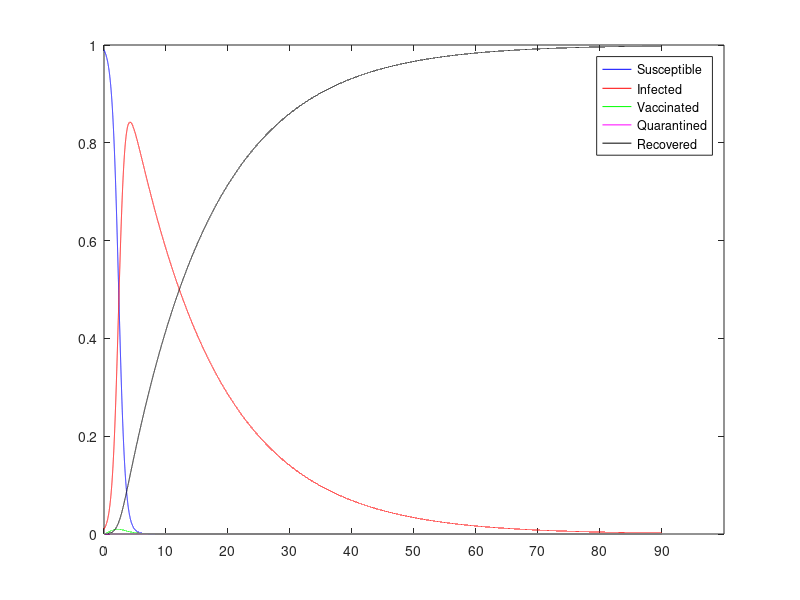

MATLAB code for this plot:
% ADAPTED FROM MODEL IN THIS PAPER
% Turkyilmazoglu M. An extended epidemic model with vaccination: Weak-immune SIRVI. 
% Physica A. 2022;598:127429. doi:10.1016/j.physa.2022.127429

%-----MODEL-----%

% SIVQR model
N = 1000000; % total population
I0 = 0.01*N; % number of people sick once the health authority notices an issue
S = N - I0; % total number of susceptible individuals
I = I0; % total number of infected individuals
V = 0; % total number of vaccinated individuals
Q = 0; % total number of quarantined individuals
R = 0; % total number of recovered individuals

%-----Parameters-----%

% number of daily interactions if there was no policies
% proxy for population density
base_num_inter = 20; 

% social isolation policy ranging from zero isolation to total isolation
% reduces number of daily interactions
isolation_factor = 0; 

% average number of daily interactions
daily_interactions = base_num_inter*(1-isolation_factor); 

% nu = vaccination rate of susceptible individuals
nu = 0.006; % levels 0, 0.1, 0.2, 0.3

% vaccine effectivness
vac_eff = 0.4; % prob(infected|vac) = vac_eff*prob(infected|unvac)

% probability of getting infected from interacting w/ infected invdividual
probability_of_spread_unvaccinated = 0.1; 
probability_of_spread_vaccinated = vac_eff*probability_of_spread_unvaccinated; 

% beta = transmission rate
beta_unvac = daily_interactions*probability_of_spread_unvaccinated;
beta_vac = daily_interactions*probability_of_spread_vaccinated;

% gamma = recovery rate
gamma = 1/14; % covid recovery in 2 weeks

%probability that an infectious individual is sympomatic
prob_symptomatic = 1; % covid

% quarantining sympomatic individuals
% should always be set to 1, if no quarantine set quarantine duration to 0
quarantine = 1; 

qd = 0;
quarantine_duration = min(qd, 1/gamma); % 5 days or recovery
% rate at which we take people out of quarantine
if quarantine_duration == 0
    quarantine_rate = 0;
    quarantine = 0;
else
    quarantine_rate = 1/quarantine_duration;
end

%rate of recovery for quarantined individuals:
if quarantine_rate == 0
    gamma_q = gamma;
elseif quarantine_duration >= 1/gamma
    gamma_q = 1;
else
    gamma_q = 1/(1/gamma - 1/quarantine_rate);
end

%-----Solver-----%

% ds/dt = -beta_unvac*s*i - nu*s
% di/dt beta_unvac*s*i + beta_vac*v*i - quarantine*prob_sympomatic*i + (1-gamma_q)*quarantine_rate*q - gamma*i
% dv/dt = nu*s- beta_vac*v*i
% dq/t = quarantine*prob_symptomatic*i - quarantine_rate*q
% dr/dt = gamma*i + gamma_q*quarantine_rate*q \\ can be solved for from s + i + v + r = 1

% diff equations with forward euler:
k = 0.001; % lower time step for convergence, set to k = 1 for interpretability
Tf = 90; % days
numsteps = ceil(Tf/k);
k = Tf/numsteps;

s = zeros(1, numsteps);
i = zeros(1, numsteps);
v = zeros(1, numsteps);
q = zeros(1, numsteps);
r = zeros(1, numsteps);
temp = zeros(1, numsteps);

s(1) = S/N; % prop of population susceptible
i(1) = I/N; % prop of population infected
v(1) = V/N; % prop of vaccinated individuals
q(1) = Q/N; % prop of quarantined individuals
r(1) = R/N; % prop of population recovered

for n = 1:(numsteps-1)
    s(n+1) = s(n) + k*(-beta_unvac*s(n)*i(n) - nu*s(n));
    i(n+1) = i(n) + k*(beta_unvac*s(n)*i(n) + beta_vac*v(n)*i(n) - quarantine*prob_symptomatic*i(n) + (1-gamma_q)*quarantine_rate*q(n) - gamma*i(n));
    v(n+1) = v(n) + k*(nu*s(n)- beta_vac*v(n)*i(n));
    q(n+1) = q(n) + k*(quarantine*prob_symptomatic*i(n) - quarantine_rate*q(n));
    r(n+1) = r(n) + k*(gamma*i(n) + gamma_q*quarantine_rate*q(n));
end

plot(1:numsteps, s, 'b', ...
    1:numsteps, i, 'r', ...
    1:numsteps, v, 'g', ...
    1:numsteps, q, 'm', ...
    1:numsteps, r, 'k')
xticks(0:10/k:numsteps)
xticklabels(0:10:Tf)
legend('Susceptible', 'Infected', 'Vaccinated', 'Quarantined', 'Recovered')

fprintf('PARAMETERS/TREATMENTS: \n')
fprintf('average number of daily interactions (population density) = %d \n', base_num_inter);
fprintf('social isolation ranging from 0 (no isolation), to 1 (max isolation) = %d \n',isolation_factor);
fprintf('probability of spreading to unvaccinated = %d \n',probability_of_spread_unvaccinated);
fprintf('rate of recovery = %d days \n', 1/gamma);
fprintf('rate at which susceptible individuals are vaccinated = %d \n',nu);
fprintf('vaccine effectivness (how much does it reduce prob(spread)?) = %d \n',vac_eff);
fprintf('prob_symptomatic = %d \n',prob_symptomatic);
fprintf('quarantine_duration = %d days \n',quarantine_duration);
fprintf('RESPONSE: \n')
fprintf('peak of infected population = %d%% \n', round(max(i + q)*100));